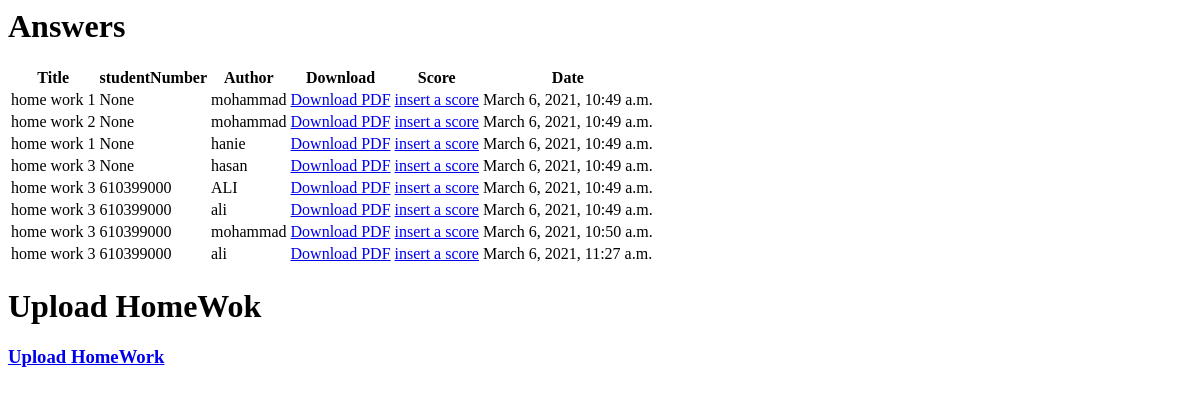
Before: /HomeWorks/ with the older database file.
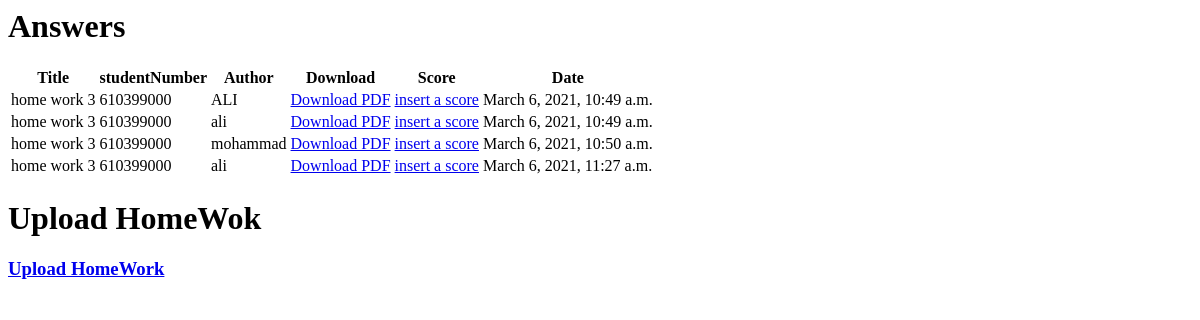
After: the same page with the newer database file.
### my_app/models.py (models this page shows, shortened)
class Answer(models.Model):
    title = models.CharField(max_length=100)
    studentNumber= models.IntegerField(null=True)
    author = models.CharField(max_length=100)
    pdf = models.FileField(upload_to='HomeWorks/pdfs/')
    Date= models.DateTimeField(auto_now=True,null=True)

### my_app/views.py (the view)
# urls.py: path('HomeWorks/', views.HomeWorks.as_view(), name='HomeWorks'),
class HomeWorks(ListView):
    model = Answer
    template_name = 'my_app/HomeWorks.html'
    context_object_name = 'answers'

### my_app/templates/my_app/HomeWorks.html (shortened to what this page needs)
{% block content %}
  <h1>Answers</h1>
  <table class="table">
    <thead>
      <tr>
        <th>Title</th>
        <th>studentNumber</th>
        <th>Author</th>
        <th>Download</th>
        <th>Score</th>
        <th>Date</th>
      </tr>
    </thead>
    <tbody>
      {% for answer in answers %}
        <tr>
          <td>{{answer.title }}</td>
          <td>{{answer.studentNumber }}</td>
          <td>{{answer.author }}</td>
          <td>
            <a href="{{answer.pdf.url }}" class="btn btn-primary btn-sm" target="_blank">
              Download PDF
            </a>
          </td>
          <td>
            <a href="{% url 'score_professor' %}"> insert a score</a>
          </td>
          <td>{{answer.Date }}</td>
        </tr>
      {% endfor %}
    </tbody>
  </table>
{% endblock %}
<!DOCTYPE html>
<html lang="en">
<head>
</head>
<body>
<h1 >Upload HomeWok </h1>
<a href="{% url 'Upload_HomeWork' %}"> <h3>Upload HomeWork </h3></a>
</body>
</html>

Changed rows visible on the page:
removed Answer: title "home work 1", studentNumber "None", author "mohammad", Date "March 6, 2021, 10:49 a.m."
removed Answer: title "home work 2", studentNumber "None", author "mohammad", Date "March 6, 2021, 10:49 a.m."
removed Answer: title "home work 1", studentNumber "None", author "hanie", Date "March 6, 2021, 10:49 a.m."
removed Answer: title "home work 3", studentNumber "None", author "hasan", Date "March 6, 2021, 10:49 a.m."
